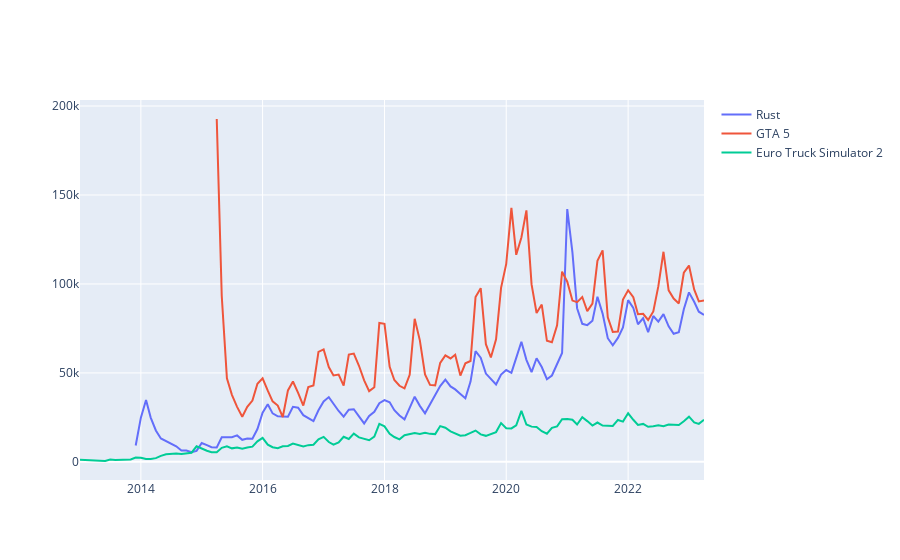

The notebook cell saved with this chart:
### Code cell
fig = make_subplots()
fig.add_trace(go.Scatter(x=df1['fname'], y=df1['lname'], name="Rust"))
fig.add_trace(go.Scatter(x=df2['fname'], y=df2['lname'], name="GTA 5"))
fig.add_trace(go.Scatter(x=df3['fname'], y=df3['lname'], name="Euro Truck Simulator 2"))

fig.show()
